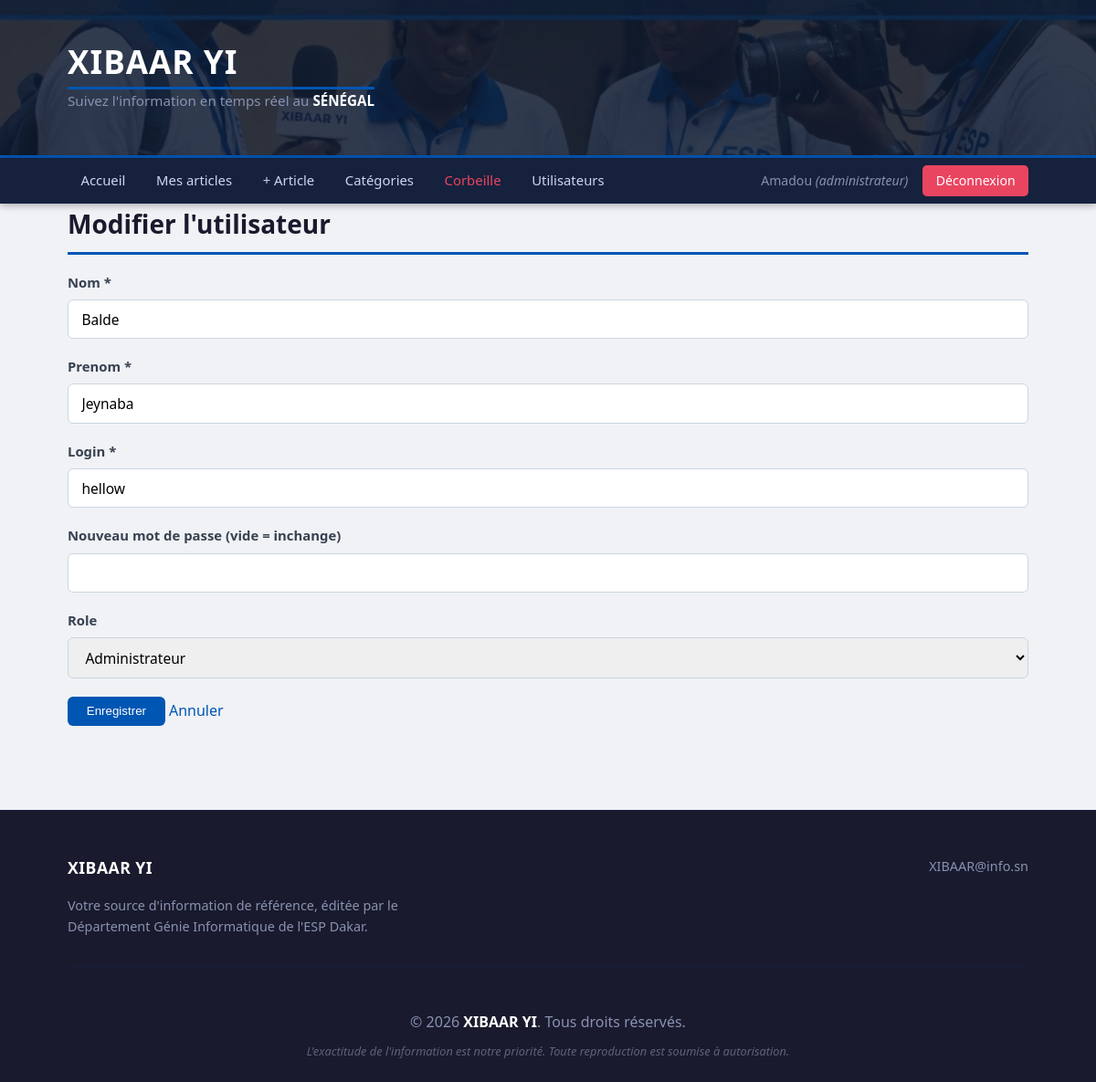
Screenshot of /utilisateurs/modifier.php?id=3 (signed in) with the database file from the repository.
### tables this page shows
CREATE TABLE IF NOT EXISTS utilisateurs (
    id           INT AUTO_INCREMENT PRIMARY KEY,
    nom          VARCHAR(100) NOT NULL,
    prenom       VARCHAR(100) NOT NULL,
    login        VARCHAR(100) NOT NULL UNIQUE,
    mot_de_passe VARCHAR(255) NOT NULL,
    role         ENUM('editeur','administrateur') NOT NULL DEFAULT 'editeur',
    created_at   TIMESTAMP DEFAULT CURRENT_TIMESTAMP
);

### utilisateurs/modifier.php (the view, shortened to what this page needs)
<?php
$pdo = getPDO(); $id = (int)($_GET['id'] ?? 0);
$stmt = $pdo->prepare('SELECT * FROM utilisateurs WHERE id = :id');
$stmt->execute([':id' => $id]); $user = $stmt->fetch();
$erreurs = [];
if ($_SERVER['REQUEST_METHOD'] === 'POST') {
$nom = trim($_POST['nom'] ?? '');
$prenom = trim($_POST['prenom'] ?? '');
$login = trim($_POST['login'] ?? '');
$role = $_POST['role'] ?? 'editeur';
$mdp = $_POST['mot_de_passe'] ?? '';
if (empty($nom)) $erreurs[] = 'Le nom est obligatoire.';
if (empty($prenom)) $erreurs[] = 'Le prenom est obligatoire.';
if (empty($login)) $erreurs[] = 'Le login est obligatoire.';
if (empty($erreurs)) {
if (!empty($mdp)) {
$stmt = $pdo->prepare('UPDATE utilisateurs SET
nom=:nom,prenom=:prenom,login=:login,role=:role,mot_de_passe=:mdp WHERE id=:id');
$stmt->execute([':nom'=>$nom,':prenom'=>$prenom,':login'=>$login,':role'=>$role,
':mdp'=>password_hash($mdp,PASSWORD_BCRYPT),':id'=>$id]);
} else {
$stmt = $pdo->prepare('UPDATE utilisateurs SET nom=:nom,prenom=:prenom,login=:login,role=:role
WHERE id=:id');
$stmt->execute([':nom'=>$nom,':prenom'=>$prenom,':login'=>$login,':role'=>$role,':id'=>$id]);
}
header('Location: liste.php'); exit;
}
} else {
$nom=$user['nom']; $prenom=$user['prenom']; $login=$user['login']; $role=$user['role'];
}
?>
<!DOCTYPE html>
<html lang="fr">
<head><meta charset="UTF-8"><title>Modifier utilisateur</title>
<link rel="stylesheet" href="/Site_Actu_Dynamique/css/style.css"></head>
<body>
<?php include __DIR__ . '/../entete.php'; include __DIR__ . '/../menu.php'; ?>
<main class="container">
<h1>Modifier l'utilisateur</h1>
<form method="post">
<div class="champ"><label>Nom *</label>
<input type="text" name="nom" value="<?= htmlspecialchars($nom) ?>"></div>
<div class="champ"><label>Prenom *</label>
<input type="text" name="prenom" value="<?= htmlspecialchars($prenom) ?>"></div>
<div class="champ"><label>Login *</label>
<input type="text" name="login" value="<?= htmlspecialchars($login) ?>"></div>
<div class="champ">
<label>Nouveau mot de passe (vide = inchange)</label>
<input type="password" name="mot_de_passe">
</div>
<div class="champ"><label>Role</label>
<select name="role">
<option value="administrateur" <?= $role==='administrateur'?'selected':''
?>>Administrateur</option>
</select></div>
<button type="submit" class="btn-primaire">Enregistrer</button>
<a href="liste.php" class="btn-secondaire">Annuler</a>
</form>
</main>
<?php include __DIR__ . '/../pied.php'; ?>
</body></html>

### css/style.css (style rules this page uses)
*, *::before, *::after { box-sizing: border-box; margin: 0; padding: 0; }
body { font-family: 'Segoe UI', Arial, sans-serif; background: #f0f2f5; color: #2d2d2d; line-height: 1.6; }
a { color: #0056b3; text-decoration: none; }
.container { max-width: 1100px; margin: 0 auto; padding: 0 1.5rem; }
main { padding: 2rem 0; min-height: 75vh; }
h1 { font-size: 1.75rem; margin-bottom: 1.2rem; color: #1a1a2e; border-bottom: 3px solid #0056b3; padding-bottom: 0.5rem; }
.champ { margin-bottom: 1.2rem; }
.champ label { display: block; font-weight: 600; margin-bottom: 0.4rem; font-size: 0.93rem; color: #374151; }
.champ input, .champ textarea, .champ select { width: 100%; padding: 0.6rem 0.9rem; border: 1px solid #cbd5e1; border-radius: 6px; font-size: 0.97rem; font-family: inherit; }
.btn-primaire { display: inline-block; background: #0056b3; color: #fff; padding: 0.55rem 1.3rem; border-radius: 6px; border: none; cursor: pointer; }
main { overflow-x: hidden; }

### rows the page displays
utilisateurs: nom "Balde", prenom "Jeynaba", login "hellow"

### other values shown
$nom_site "XIBAAR YI"
$_SESSION['utilisateur']['prenom'] "Amadou"
$role "administrateur"
